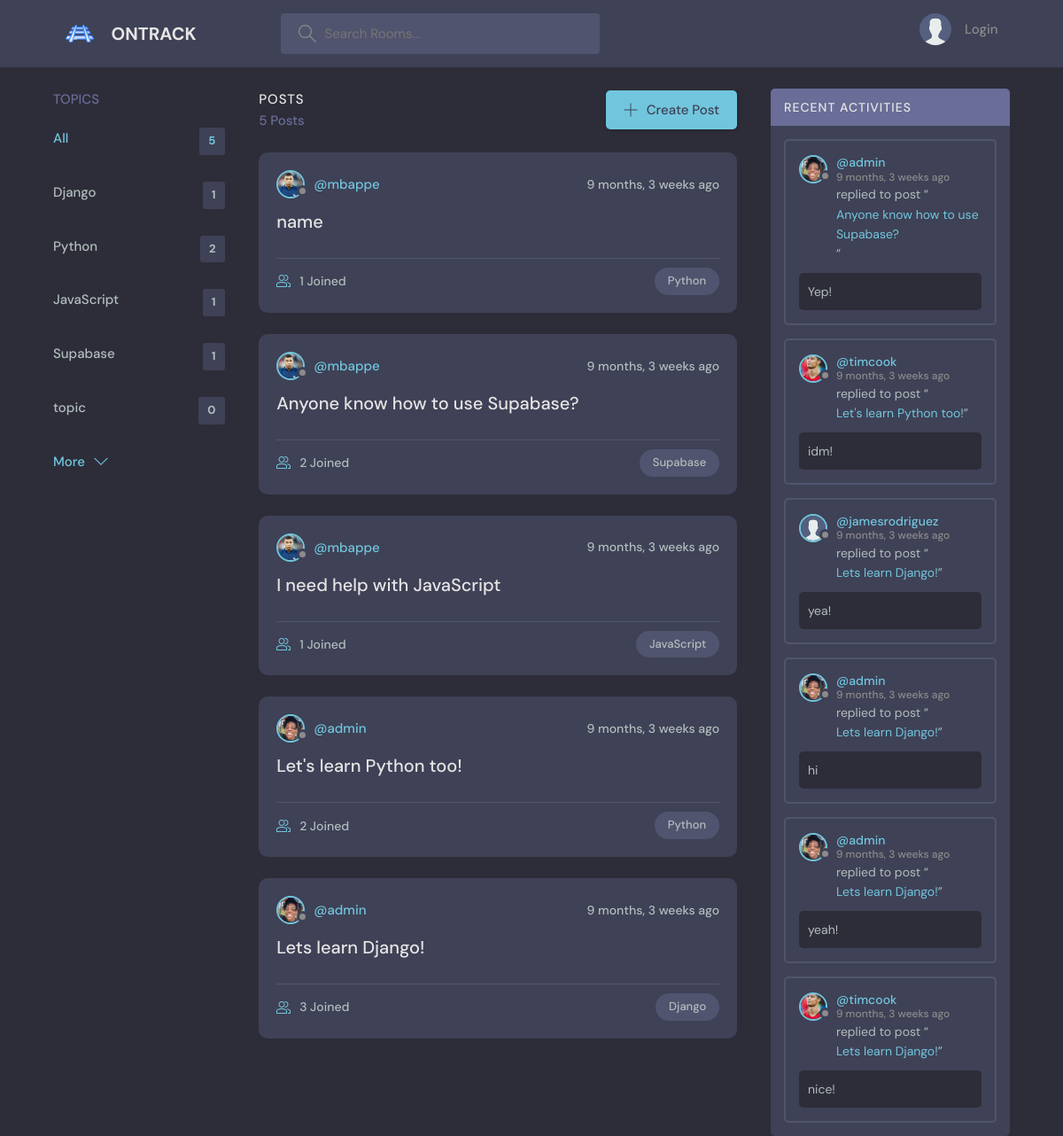
Before: / with the older database file.
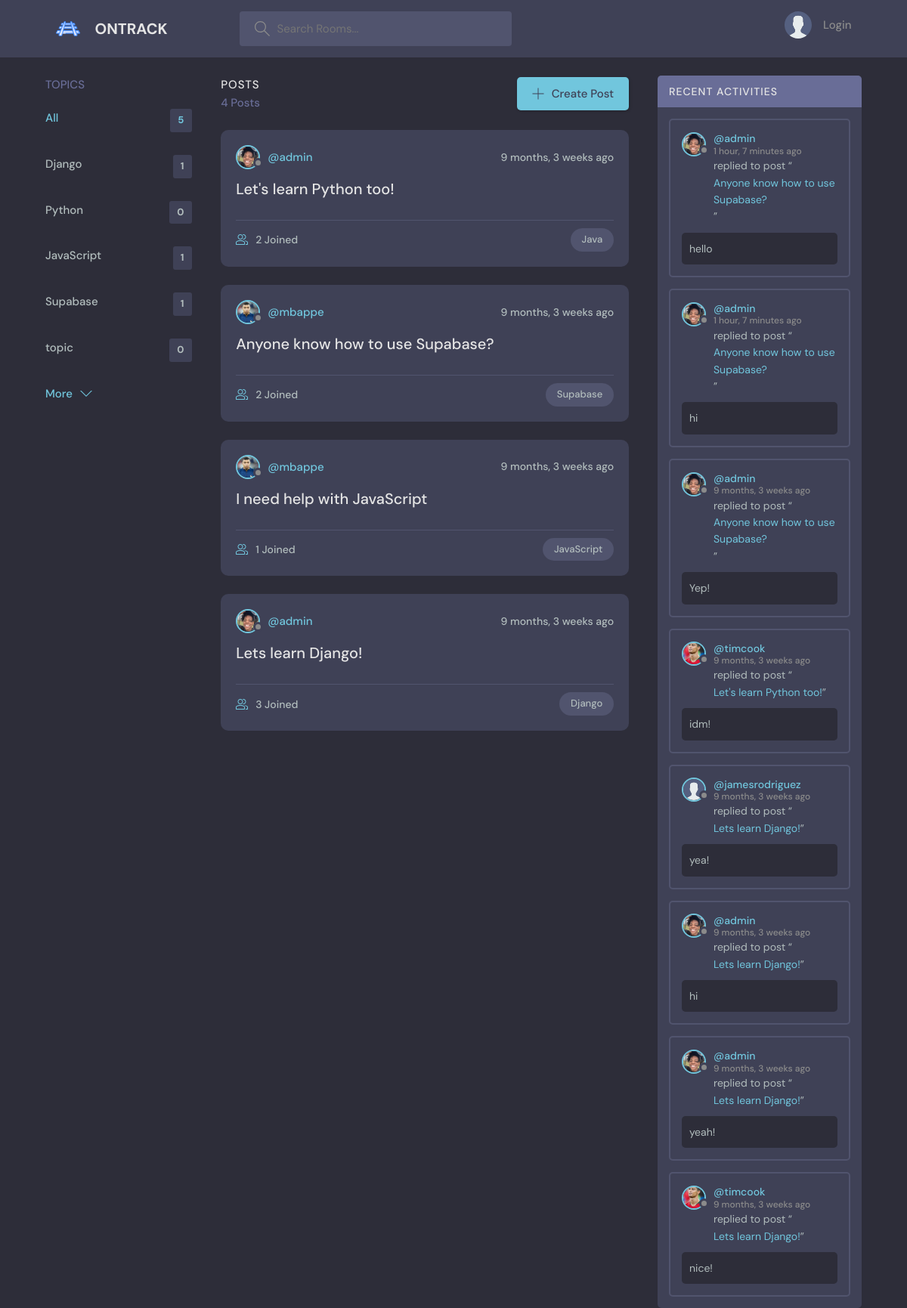
After: the same page with the newer database file.
### base/models.py (models this page shows, shortened)
class Topic(models.Model):
    name = models.CharField(max_length=200)

class Room(models.Model):
    host = models.ForeignKey(User, on_delete=models.SET_NULL, null=True)
    topic = models.ForeignKey(Topic, on_delete=models.SET_NULL, null=True)
    name = models.CharField(max_length=200)
    description = models.TextField(null=True, blank=True)
    participants = models.ManyToManyField(User, related_name='participants', blank=True)
    updated = models.DateTimeField(auto_now=True)
    created = models.DateTimeField(auto_now_add=True)
    class Meta:
        ordering = ['-updated', '-created']
    def __str__(self):
        return self.name

class User(AbstractUser):
    name = models.CharField(max_length=200, null=True)
    email = models.EmailField(unique=True, null=True)
    bio = models.TextField(null=True)
    avatar = models.ImageField(null = True, default="avatar.svg")
    USERNAME_FIELD = 'email'
    REQUIRED_FIELDS = []

class Message(models.Model):
    user = models.ForeignKey(User, on_delete=models.CASCADE)
    room = models.ForeignKey(Room, on_delete=models.CASCADE)
    body = models.TextField()
    updated = models.DateTimeField(auto_now=True)
    created = models.DateTimeField(auto_now_add=True)
    class Meta:
        ordering = ['-updated', '-created']

### base/views.py (the view)
# urls.py: path("", views.home, name="home"),
def home(request):
    q = request.GET.get('q')
    if request.GET.get('q') == None:
        q = ''
    rooms = Room.objects.filter(
        Q(topic__name__icontains=q) |
        Q(name__icontains=q) |
        Q(description__icontains=q)
        )
    topics = Topic.objects.all()[0:5]
    rooms_count = rooms.count()
    rooms_messages = Message.objects.filter(Q(room__topic__name__icontains=q))
    context = {'rooms': rooms, 'topics': topics, 'room_count': rooms_count, 'room_messages': rooms_messages}
    return render(request, 'base/home.html', context)

### base/templates/base/home.html (shortened to what this page needs)
{% extends 'main.html' %} {% block content %}
<main class="layout layout--3">
    <div class="container">
        {% include 'base/topics_component.html' %}
        <div class="roomList">
            <div class="roomList__header">
                <div>
                    <h2>Posts</h2>
                    <p>{{room_count}} Posts</p>
                </div>
                <a class="btn btn--main" href="{% url 'create-post' %}">
                    <svg
                        version="1.1"
                        xmlns="http://www.w3.org/2000/svg"
                        width="32"
                        height="32"
                        viewBox="0 0 32 32"
                    >
                        <title>add</title>
                        <path
                            d="M16.943 0.943h-1.885v14.115h-14.115v1.885h14.115v14.115h1.885v-14.115h14.115v-1.885h-14.115v-14.115z"
                        ></path>
                    </svg>
                    Create Post
                </a>
            </div>
            {% include 'base/feed_component.html' %}
        </div>
        {% include 'base/activity_component.html' %}
    </div>
</main>
{% endblock %}

### base/templates/base/topics_component.html
<div class="topics">
    <div class="topics__header">
        <h2>Topics</h2>
    </div>
    <ul class="topics__list">
        <li>
            <a href="{% url 'home' %}" class="active"
                >All <span>{{topics.count}}</span></a
            >
        </li>
        {% for topic in topics %}
        <li>
            <a href="{% url 'home' %}?q={{topic.name}}"
                >{{topic.name}}<span>{{topic.room_set.all.count}}</span></a
            >
        </li>
        {% endfor %}
    </ul>
    <a class="btn btn--link" href="{% url 'topics' %}">
        More
        <svg
            version="1.1"
            xmlns="http://www.w3.org/2000/svg"
            width="32"
            height="32"
            viewBox="0 0 32 32"
        >
            <title>chevron-down</title>
            <path d="M16 21l-13-13h-3l16 16 16-16h-3l-13 13z"></path>
        </svg>
    </a>
</div>

### base/templates/base/feed_component.html (shortened to what this page needs)
{% for room in rooms %}
<div class="roomListRoom">
    <div class="roomListRoom__header">
        <a
            href="{% url 'user-profile' room.host.id %}"
            class="roomListRoom__author"
        >
            <div class="avatar avatar--small">
                <img src="{{room.host.avatar.url}}" />
            </div>
            <span>@{{room.host.username}}</span>
        </a>
        <div class="roomListRoom__actions">
            <span>{{room.created|timesince}} ago</span>
        </div>
    </div>
    <div class="roomListRoom__content">
        <a href="{% url 'room' room.id %}">{{room.name}}</a>
    </div>
    <div class="roomListRoom__meta">
        <a href="{% url 'room' room.id %}" class="roomListRoom__joined">
            {{room.participants.all.count}} Joined
        </a>
        <p class="roomListRoom__topic">{{room.topic.name}}</p>
    </div>
</div>
{% endfor %}

### base/templates/base/activity_component.html (shortened to what this page needs)
<div class="activities">
    <div class="activities__header">
        <h2>Recent Activities</h2>
    </div>
    {% for message in room_messages %}
    <div class="activities__box">
        <div class="activities__boxHeader roomListRoom__header">
            <a
                href="{% url 'user-profile' message.user.id %}"
                class="roomListRoom__author"
            >
                <div class="avatar avatar--small">
                    <img src="{{message.user.avatar.url}}" />
                </div>
                <p>
                    @{{message.user.username}}
                    <span> {{message.created|timesince}} ago</span>
                </p>
            </a>
        </div>
        <div class="activities__boxContent">
            <p>
                replied to post “<a href="{% url 'room' message.room.id %}"
                    >{{message.room}}</a
                >”
            </p>
            <div class="activities__boxRoomContent">{{message.body}}</div>
        </div>
    </div>
    {% endfor %}
</div>

Changed rows visible on the page:
removed Room: host.avatar (picture), host.username "mbappe", created "9 months, 3 weeks", name "name", participants.all.count "1", topic.name "Python"
computed for Topic "Python": room_set.all.count "2" → "0"
changed Room "Let's learn Python too!": topic.name "Python" → "Java"; moves up the list
added Message: user.avatar (picture), user.username "admin", created "1 hour, 7 minutes", room "Anyone know how to use Supabase?", body "hello"
added Message: user.avatar (picture), user.username "admin", created "1 hour, 7 minutes", room "Anyone know how to use Supabase?", body "hi"
Other visible differences:
{{ room_count }}: "5" → "4"
